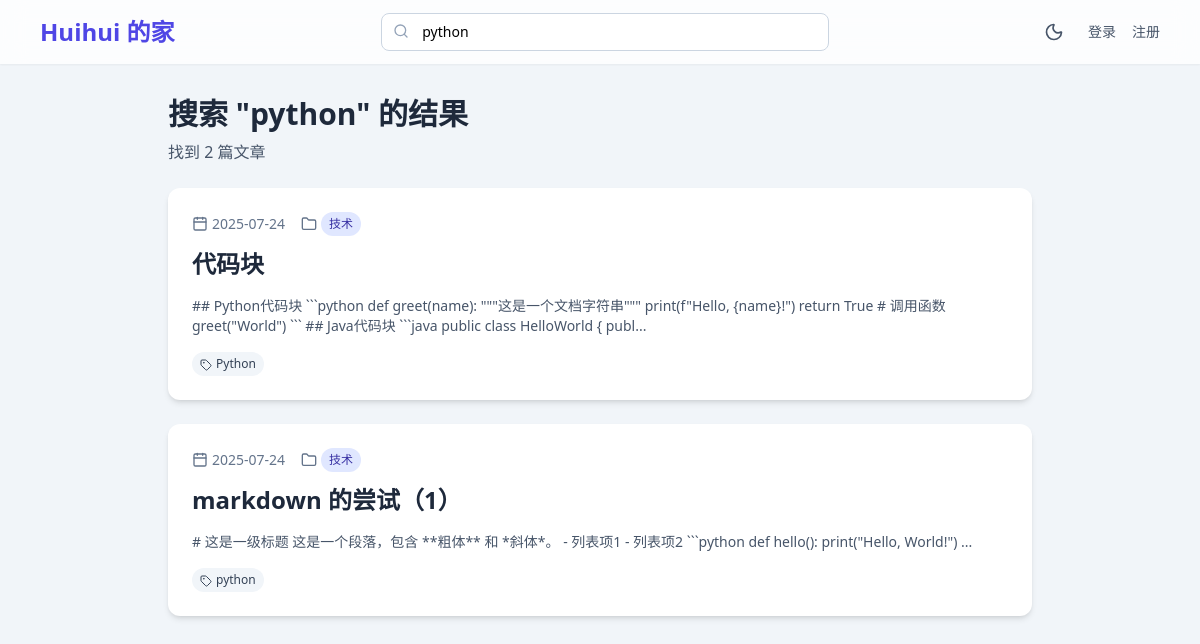
Page /search?q=python on the committed database.
### app_blog.py (models this page shows, shortened)
class Post(db.Model):
    id = db.Column(db.Integer, primary_key=True)
    title = db.Column(db.String(100), nullable=False)
    content = db.Column(db.Text, nullable=False)
    created_at = db.Column(db.DateTime, default=datetime.utcnow)
    category = db.Column(db.String(50), default='未分类')
    tags = db.Column(db.Text, default='')
    def get_tags_list(self):
        if self.tags:
            return [tag.strip() for tag in self.tags.split(',') if tag.strip()]
        return []

### app_blog.py (the view)
@app.route('/search')
def search():
    query = request.args.get('q', '')
    category = request.args.get('category', '')
    posts = Post.query
    if query:
        posts = posts.filter(
            or_(
                Post.title.contains(query),
                Post.content.contains(query),
                Post.tags.contains(query)
            )
        )
    if category:
        posts = posts.filter(Post.category == category)
    posts = posts.order_by(Post.id.desc()).all()
    return render_template('search.html', posts=posts, query=query, category=category)

### app_blog.py (called while the page is built, shortened)
@app.before_request
def log_visit():
    try:
        path = request.path or '/'
        if any([
            path.startswith('/static'),
            path.startswith('/favicon')
        ]):
            return
        ip = request.environ.get('HTTP_X_FORWARDED_FOR', request.environ.get('REMOTE_ADDR', ''))
        if ip and ',' in ip:
            ip = ip.split(',')[0].strip()
        ua = request.user_agent.string if request.user_agent else ''
        ref = request.referrer
        post_id = None
        v = Visit(path=path, method=request.method, ip=ip, user_agent=ua, referrer=ref, post_id=post_id)
        db.session.add(v)
        db.session.commit()
    except Exception as e:
        db.session.rollback()
        print(f"记录访问失败: {e}")

### templates/search.html (shortened to what this page needs)
{% extends 'base.html' %}
{% block content %}
<div class="mb-6">
    <h1 class="text-3xl font-bold text-slate-800">
        {% if query %}
            搜索 "{{ query }}" 的结果
        {% elif category %}
            分类 "{{ category }}" 的文章
        {% else %}
            搜索结果
        {% endif %}
    </h1>
    <p class="text-slate-600 mt-2">找到 {{ posts|length }} 篇文章</p>
</div>
{% if posts %}
    <div class="space-y-6">
        {% for post in posts %}
        <article class="bg-white p-6 rounded-xl shadow-md transition hover:shadow-lg">
            <div class="flex items-start justify-between mb-3">
                <div class="flex items-center gap-4 text-sm text-slate-500">
                    <span class="flex items-center gap-1">
                        <i data-lucide="calendar" class="w-4 h-4"></i>
                        {{ post.created_at.strftime('%Y-%m-%d') if post.created_at else '未知时间' }}
                    </span>
                    {% if post.category %}
                    <span class="flex items-center gap-1">
                        <i data-lucide="folder" class="w-4 h-4"></i>
                        <span class="bg-indigo-100 text-indigo-800 px-2 py-1 rounded-full text-xs">{{ post.category }}</span>
                    </span>
                    {% endif %}
                </div>
            </div>
            <a href="{{ url_for('post', id=post.id) }}">
                <h2 class="text-2xl font-bold text-slate-800 hover:text-indigo-600 transition">{{ post.title }}</h2>
            </a>
            <div class="prose max-w-none mt-4 text-slate-600 text-sm">
                {{ post.content[:200] | escape }}...
            </div>
            {% if post.get_tags_list() %}
            <div class="flex flex-wrap gap-2 mt-4">
                {% for tag in post.get_tags_list() %}
                <span class="bg-slate-100 text-slate-700 px-2 py-1 rounded-full text-xs">
                    <i data-lucide="tag" class="w-3 h-3 inline mr-1"></i>{{ tag }}
                </span>
                {% endfor %}
            </div>
            {% endif %}
        </article>
        {% endfor %}
    </div>
{% endif %}
{% endblock %}

### rows in the picture
Post: created_at "2025-07-24", category "技术", title "代码块", content "## Python代码块 ```python def greet(name): \"\"\"这是一个文档字符串\"\"\" print(f\"Hello, {name}!\") return True # 调用函数 greet(\"World\") ``` ## Java代码块 ```java public class HelloWorld { publ", tags "Python"
Post: created_at "2025-07-24", category "技术", title "markdown 的尝试（1）", content "# 这是一级标题 这是一个段落，包含 **粗体** 和 *斜体*。 - 列表项1 - 列表项2 ```python def hello(): print(\"Hello, World!\")", tags "python"

### other values in the picture
{{ query }} "python"
{{ posts|length }} "2"
